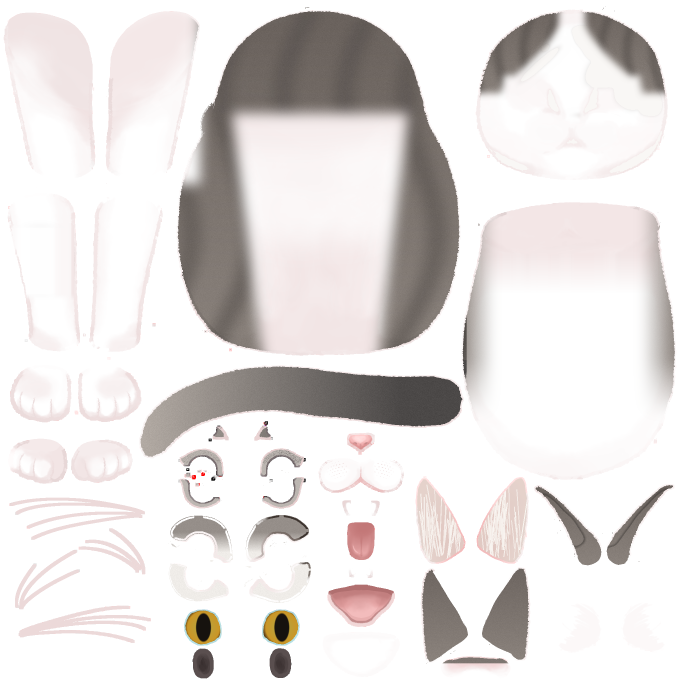
#> input picture william/ana/ana_base_texture.png, 2048 x 2048 px (shown at 1/3 size)
$ python fluff_ana.py
#> lines starting #> are read from the running program, lines starting #| are printed output that depends on the picture; after the words box and inside, x2 and y2 are one past the last pixel; in counts of white or black regions, pixels touching at a corner belong together
# アナちゃんのテクスチャに「長い毛」を入れる（Tororo のモデルの形はそのまま）
# 使い方: python3 william/ana/fluff_ana.py
#   入力: william/ana/ana_base_texture.png（gen_ana.py で作った、柄だけのテクスチャ）、william/ana/tororo_meshes.json（Tororo の部品ごとのメッシュ）
#   出力: public/w/ana.2048/texture_00.png
# しくみ：Tororo のメッシュは絵にぴったり（余白は 5〜20px）なので、絵の外へ毛を足すことはできない。
#   そこで 顔・胸・せなか の絵を メッシュの中で S 倍に縮め、あいた外側の輪に 毛の房を描く。
#   ページの側でモデル全体を 1/S 倍に大きく描くので、体の大きさは元のまま、まわりに毛の房が付く（房はメッシュと一緒に動く）。
import json, os, math
import numpy as np, cv2
HERE = os.path.dirname(os.path.abspath(__file__)); ROOT = os.path.dirname(os.path.dirname(HERE))
S = 0.86
tex = cv2.imread(os.path.join(HERE, 'ana_base_texture.png'), cv2.IMREAD_UNCHANGED)  # BGRA
#> tex is the input picture: shape (2048, 2048, 4); mean B, G, R, A 223.5, 224.7, 228.7, 132.4
meshes = {d['id']: d for d in json.load(open(os.path.join(HERE, 'tororo_meshes.json')))['drawables']}
#> (reads william/ana/tororo_meshes.json from the repository)
rng = np.random.RandomState(7)

def mesh_mask(d):
    uv = np.array(d['uvs'], np.float32).reshape(-1, 2); pts = np.stack([uv[:, 0] * 2048, (1 - uv[:, 1]) * 2048], 1)
    m = np.zeros((2048, 2048), np.uint8)
    for i in range(0, len(d['idx']), 3): cv2.fillConvexPoly(m, np.round(pts[d['idx'][i:i + 3]]).astype(np.int32), 255)
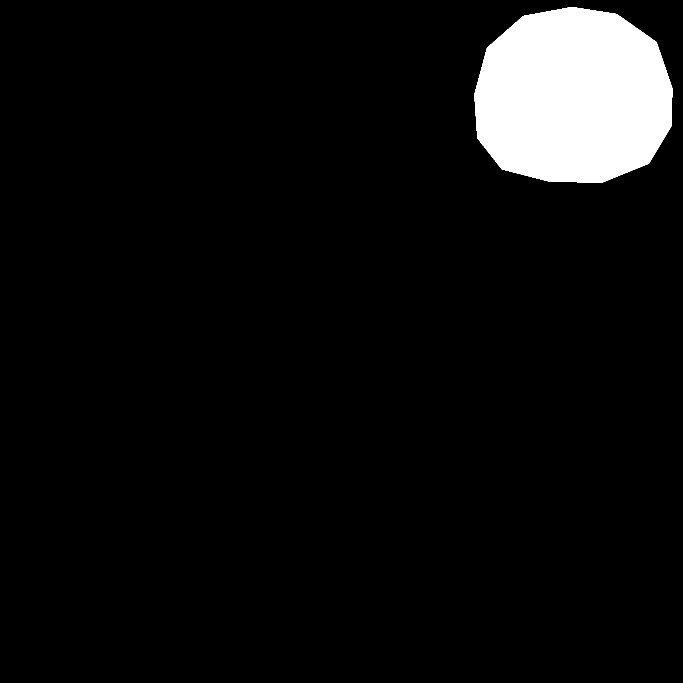
#> m: shape (2048, 2048) (shown at 1/3 size); 6.1% white; 1 white region, box (x1, y1, x2, y2) and area: (1423, 21, 2017, 547) 254756
    return m

def fluff(did, tufts, grav=0.5, lmax_k=1.0, shrink=S):
    m = mesh_mask(meshes[did]); ys, xs = np.where(m > 0); x0, x1, y0, y1 = xs.min(), xs.max() + 1, ys.min(), ys.max() + 1
#> after `x0, x1, y0, y1 = (xs.min(), xs.max() + 1, ys.min(), ys.max() + 1)`: x0 = 1423; x1 = 2017; y0 = 21; y1 = 547
    reg = tex[y0:y1, x0:x1].copy(); mm = m[y0:y1, x0:x1]; h, w = reg.shape[:2]; cx, cy = w / 2, h / 2
#> after `h, w = reg.shape[:2]`: h = 526; w = 594
#> after `cx, cy = (w / 2, h / 2)`: cx = 297; cy = 263
    reg[mm == 0] = 0
#> reg: shape (526, 594, 4); mean B, G, R, A 178.1, 179.2, 182.1, 187
    # 1) 絵を まん中へ S 倍に縮める
    M = np.float32([[shrink, 0, cx * (1 - shrink)], [0, shrink, cy * (1 - shrink)]])
#> M = [[0.86, 0, 41.58], [0, 0.86, 36.82]]
    small = cv2.warpAffine(reg, M, (w, h), flags=cv2.INTER_AREA, borderValue=(0, 0, 0, 0))
    a = (small[..., 3] > 128).astype(np.uint8)
#> a: shape (526, 594); values 0 (black) and 1 (white), 54.2% white; 1 black region, box (x1, y1, x2, y2) and area: (0, 0, 594, 526) 142970
    # 2) 外側の各点から、いちばん近い絵の点（色をもらう相手）と そこまでの距離
    core = cv2.erode(a, np.ones((5, 5), np.uint8))  # ふちの うすい色をさけて、少し内側の色を使う
#> core: shape (526, 594); values 0 (black) and 1 (white), 53% white; 1 black region, box (x1, y1, x2, y2) and area: (0, 0, 594, 526) 146839
    dist, lab = cv2.distanceTransformWithLabels(1 - core, cv2.DIST_L2, 5, labelType=cv2.DIST_LABEL_PIXEL)
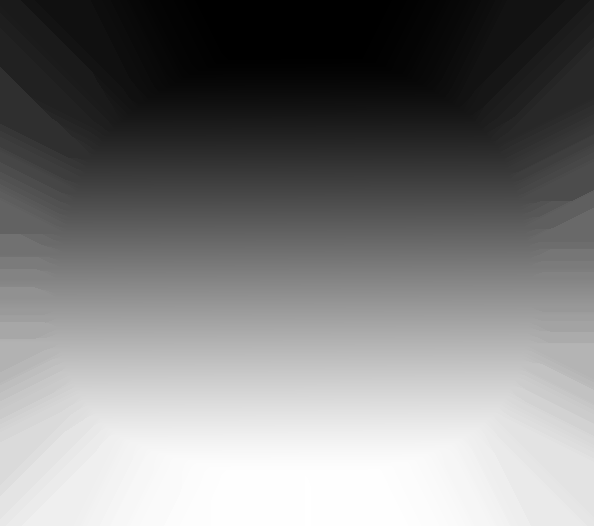
#> lab: shape (526, 594) int32; min 1, max 165605, mean 81001.6; drawn with min black and max white
    cyx = np.argwhere(core > 0); order = lab[core > 0]; lut = np.zeros((lab.max() + 1, 2), np.int32); lut[order] = cyx
#> after `cyx = np.argwhere(core > 0)`: cyx = 165605 pairs, first value 51 to 476, second value 54 to 532
    ny, nx = lut[lab][..., 0], lut[lab][..., 1]
#> ny: shape (526, 594) int32; 426 distinct labels, from 51 to 476
    col = small[ny, nx, :3].astype(np.float32)
    # 3) 毛の房：まわりを tufts 個の房に分け、房のまん中ほど長く・房ごとに長さがちがう・下向きの房は長い
    th = np.arctan2(ny - cy, (nx - cx) * (h / w))
    u = (th / (2 * math.pi) + 0.5) * tufts; tid = np.floor(u).astype(np.int32) % tufts; f = u - np.floor(u)
#> after `tid = np.floor(u).astype(np.int32) % tufts`: tid: shape (526, 594) int32; 34 distinct labels, from 0 to 33
    lens = 0.45 + 0.55 * rng.rand(tufts); skew = 0.35 + 0.3 * rng.rand(tufts)
    prof = np.where(f < skew[tid], f / skew[tid], (1 - f) / (1 - skew[tid])) ** 0.8  # とがった房
    ring = min(w, h) * (1 - shrink) / 2 - 3
#> ring = 33.82
    L = ring * lmax_k * lens[tid] * (0.25 + 0.75 * prof) * (1 - grav + grav * (0.5 + 0.5 * np.sin(th)) * 2).clip(0.55, 1.5)
    d2 = dist - 2  # core を 2px けずった分
    alpha = np.clip((L - d2) / 1.6, 0, 1)
    # 細い毛のすじ（房の中の 明るい・暗い）
    fine = 1 + 0.06 * np.sin(u * 2 * math.pi * 3 + rng.rand() * 6) * np.clip(d2 / max(ring, 1), 0, 1) - 0.05 * np.clip(1 - prof, 0, 1) * np.clip(d2 / max(ring, 1), 0, 1)
    furc = np.clip(col * fine[..., None], 0, 255)
    out = small.astype(np.float32); sa = out[..., 3:4] / 255
    rgb = out[..., :3] * sa + furc * (1 - sa); al = np.maximum(out[..., 3], alpha * 255)
    res = np.dstack([rgb, al]).astype(np.uint8)
    cur = tex[y0:y1, x0:x1]; cur[mm > 0] = res[mm > 0]

fluff('D_FACE_00', 34, grav=0.55)     # 顔：ほおの毛（下が長い）
fluff('D_CHEST_00', 30, grav=0.6)     # 胸：たてがみ
#> call 2 of fluff, with did = 'D_CHEST_00', tufts = 30, grav = 0.6, lmax_k = 1, shrink = 0.86
#> after the loop in mesh_mask (call 2), `for i in range(0, len(d['idx']), 3): cv2.fillConvexPoly(m, np.round(pt..`: m: shape (2048, 2048); 11.4% white; 1 white region, box (x1, y1, x2, y2) and area: (1380, 595, 2034, 1460) 477091
#> in fluff (call 2), `reg[mm == 0] = 0`:
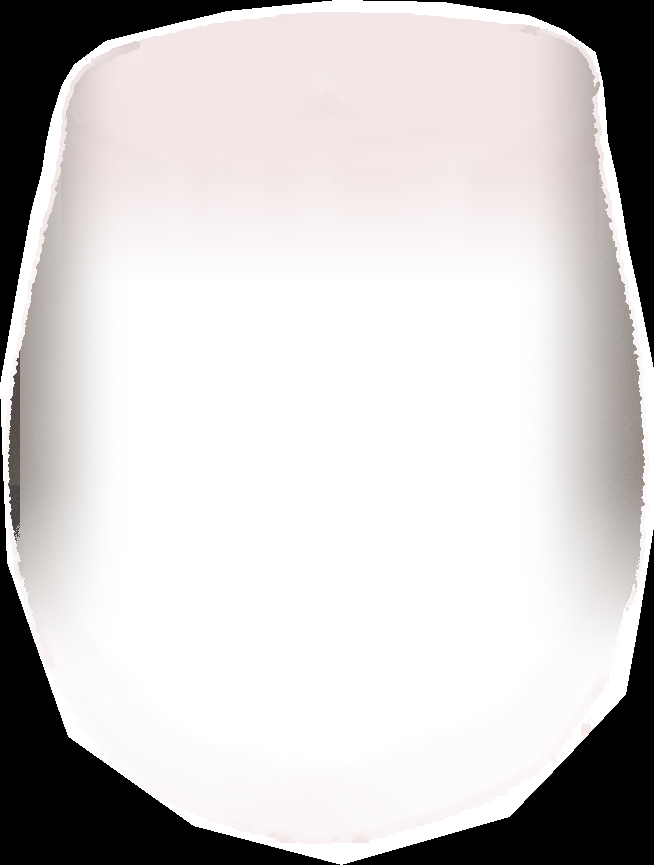
#> reg: shape (865, 654, 4); mean B, G, R, A 202.5, 202.8, 205.9, 197.9
#> in fluff (call 2), `a = (small[..., 3] > 128).astype(np.uint8)`: a: shape (865, 654); values 0 (black) and 1 (white), 57.4% white; 1 black region, box (x1, y1, x2, y2) and area: (0, 0, 654, 865) 240942
#> in fluff (call 2), `core = cv2.erode(a, np.ones((5, 5), np.uint8))`: core: shape (865, 654); values 0 (black) and 1 (white), 56.5% white; 1 black region, box (x1, y1, x2, y2) and area: (0, 0, 654, 865) 246312
#> in fluff (call 2), `dist, lab = cv2.distanceTransformWithLabels(1 - core, cv2.DIST_L2, 5, ..`:
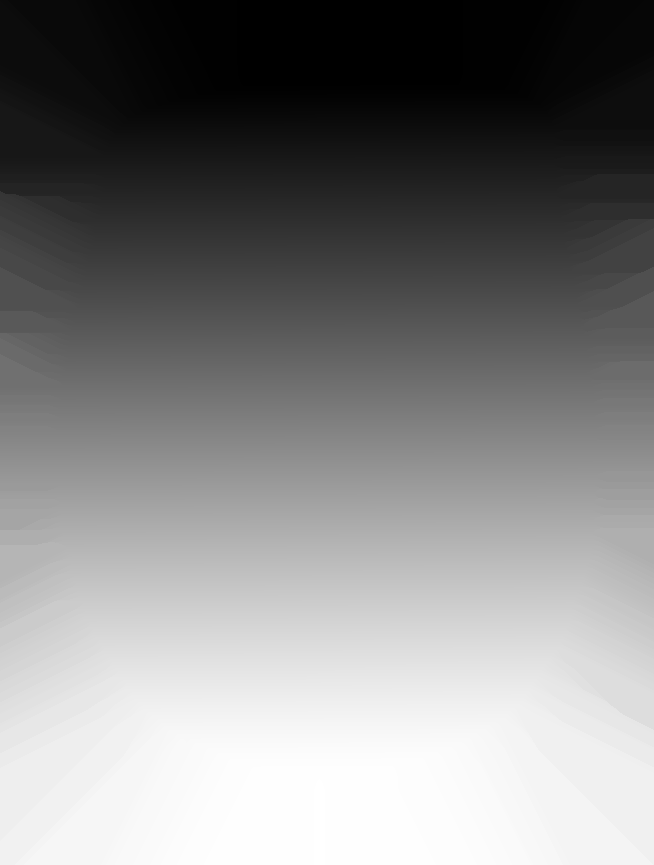
#> lab: shape (865, 654) int32; min 1, max 319398, mean 163809; drawn with min black and max white
#> in fluff (call 2), `cyx = np.argwhere(core > 0)`: cyx = 319398 pairs, first value 76 to 779, second value 57 to 596
#> in fluff (call 2), `ny, nx = lut[lab][..., 0], lut[lab][..., 1]`:
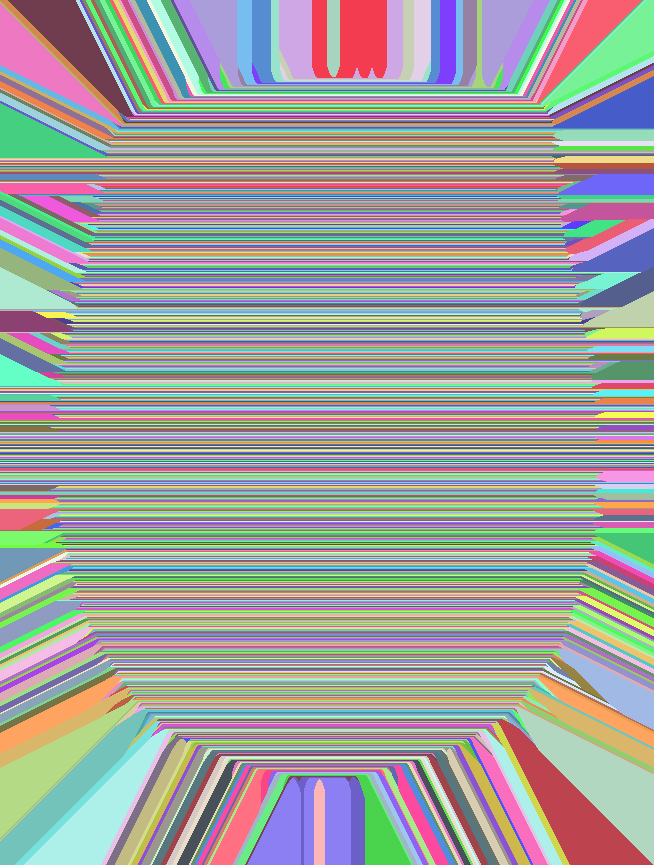
#> ny: shape (865, 654) int32; 704 distinct labels, from 76 to 779; one colour per label, 0 black
#> in fluff (call 2), `tid = np.floor(u).astype(np.int32) % tufts`:
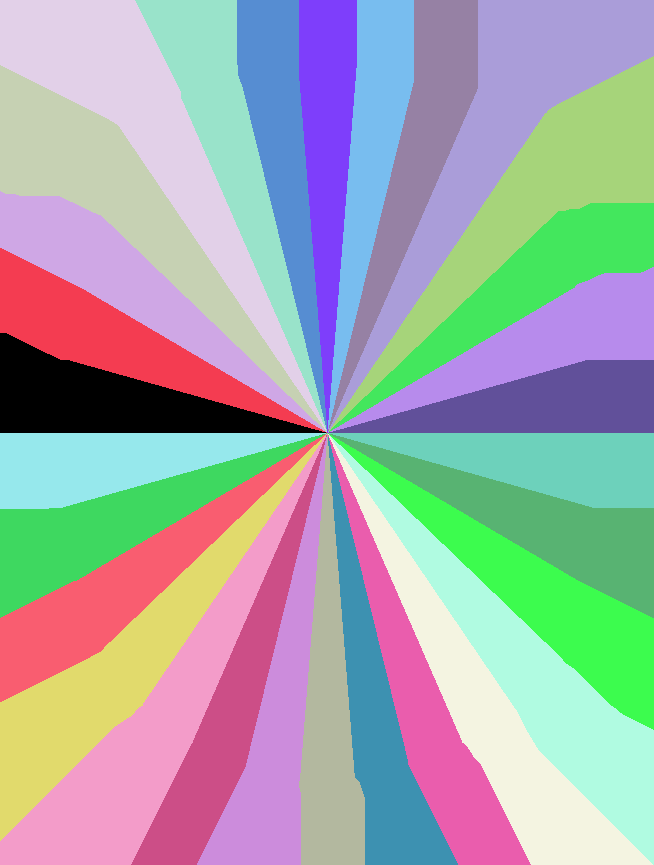
#> tid: shape (865, 654) int32; 30 distinct labels, from 0 to 29; one colour per label, 0 black
#> in fluff (call 2), `fine = 1 + 0.06 * np.sin(u * 2 * math.pi * 3 + rng.rand() * 6) * np.cl..`:
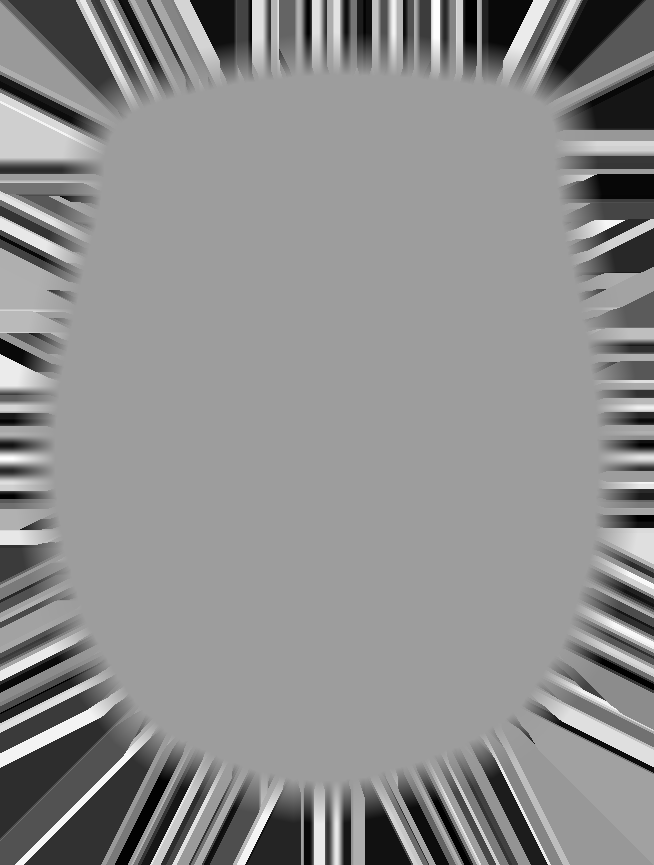
#> fine: shape (865, 654) float64; min 0.907, max 1.06, mean 0.991; drawn with min black and max white
fluff('D_BODY_00', 40, grav=0.45)     # せなか・おしり
# 胸のたてがみ・ほおの毛：房が重なって見えるように、白い毛の中に うすい影の「房の先」を何段も描く
def tuft_shading(did, n, y_from=0.0, size=(26, 60), col=(205, 214, 226)):
#> called with did = 'D_CHEST_00', n = 110, y_from = 0, size = (30, 70), col = (205, 214, 226)
    m = mesh_mask(meshes[did]); ys, xs = np.where(m > 0); x0, x1, y0, y1 = xs.min(), xs.max() + 1, ys.min(), ys.max() + 1
    reg = tex[y0:y1, x0:x1]; h, w = reg.shape[:2]; lay = np.zeros((h, w), np.float32)
    for _ in range(n):
        cx = rng.uniform(0.08, 0.92) * w; cy = rng.uniform(y_from, 0.97) * h; tw = rng.uniform(*size); th = tw * rng.uniform(1.1, 1.9); lean = (cx - w / 2) / w * 0.5
        pts = np.array([[cx - tw / 2, cy - th], [cx - tw * 0.25 + lean * th * 0.5, cy - th * 0.35], [cx + lean * th, cy], [cx + tw * 0.25 + lean * th * 0.5, cy - th * 0.35], [cx + tw / 2, cy - th]], np.int32)
        side = pts[:3] if rng.rand() < 0.5 else pts[2:]
        cv2.polylines(lay, [side], False, 1.0, 3, cv2.LINE_AA)   # 房の片がわの影（下へ流れる毛のすじ）
    lay = cv2.GaussianBlur(lay, (0, 0), 3.0).clip(0, 1) * 0.42
    white = (reg[..., :3].astype(np.float32).mean(axis=2) > 205) & (reg[..., 3] > 200)   # 白い毛の所だけ
    k = (lay * white)[..., None]
    reg[..., :3] = (reg[..., :3] * (1 - k) + np.array(col, np.float32) * k).astype(np.uint8)   # col は BGR
tuft_shading('D_CHEST_00', 110, size=(30, 70))
tuft_shading('D_FACE_00', 26, y_from=0.72, size=(18, 40))
# 前足：写真では 胸の長い毛にかくれて、足先だけが見える。足の下の部分（ひざから下）の 上 6 割を 毛先のように ぎざぎざに消す
for did in ['D_ARM_L_01', 'D_ARM_R_05']:
    m = mesh_mask(meshes[did]); ys, xs = np.where(m > 0); x0, x1, y0, y1 = xs.min(), xs.max() + 1, ys.min(), ys.max() + 1
    reg = tex[y0:y1, x0:x1]; h, w = reg.shape[:2]
    edge = (0.58 + 0.07 * np.sin(np.arange(w) / w * math.pi * 9 + rng.rand() * 6)) * h
    yy = np.arange(h)[:, None]; k = np.clip((yy - edge[None, :]) / 10.0, 0, 1)
    reg[..., 3] = (reg[..., 3] * k).astype(np.uint8)
# しっぽ：Tororo のしっぽは細くて、メッシュに太くする余白がない。透明にして、ページの側で ふさふさのしっぽを描く（tpl.html の anaTail）
for did in ['D_TAIL_00', 'D_TAIL_03']:
    tex[..., 3][mesh_mask(meshes[did]) > 0] = 0
os.makedirs(os.path.join(ROOT, 'public', 'w', 'ana.2048'), exist_ok=True)
cv2.imwrite(os.path.join(ROOT, 'public', 'w', 'ana.2048', 'texture_00.png'), tex, [cv2.IMWRITE_PNG_COMPRESSION, 9])
print('ok')
